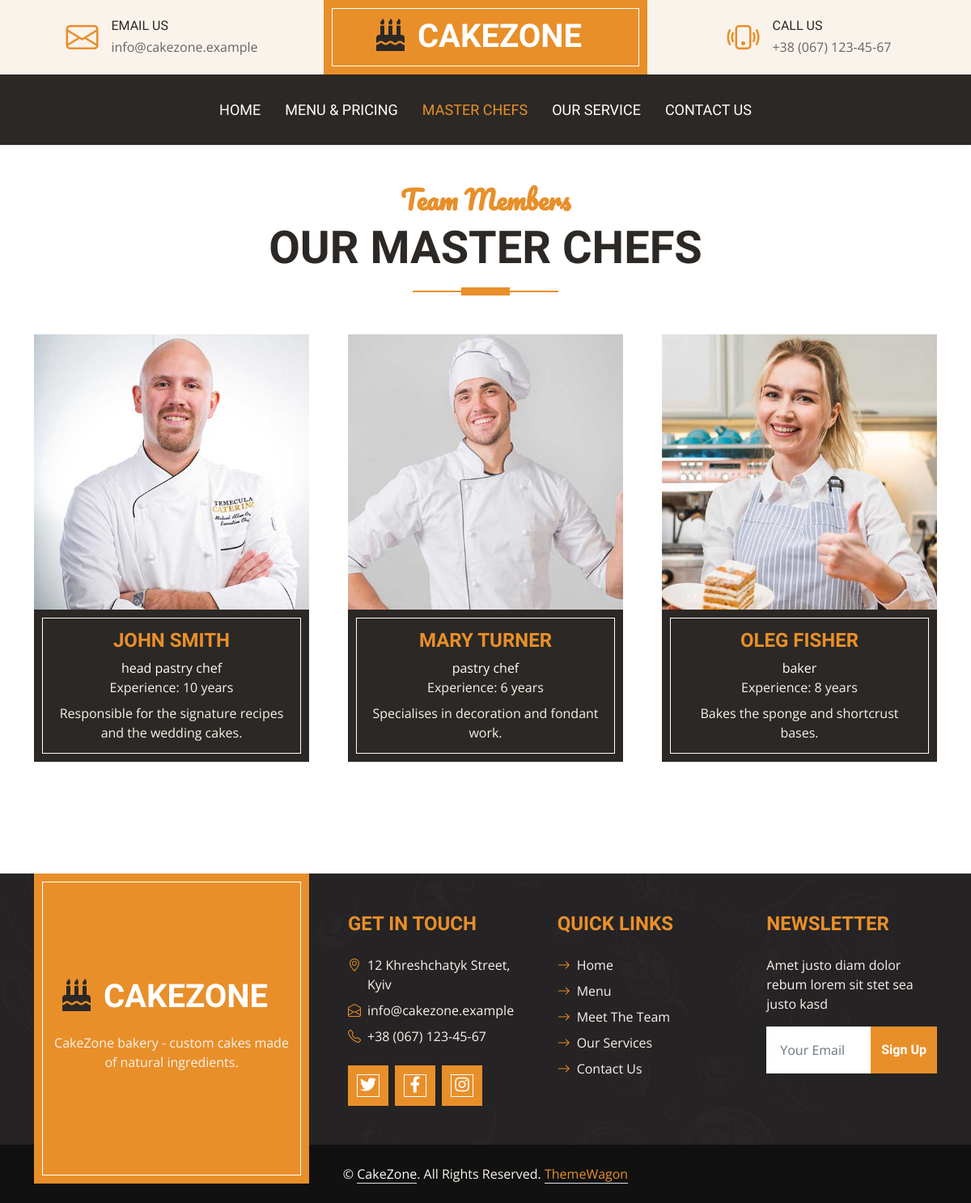
Page /team/ on the committed database.
### contact/models.py (models this page shows, shortened)
class ContactInfo(models.Model):
    office_address = models.CharField("office address", max_length=250)
    email = models.EmailField("email")
    phone = models.CharField("phone", max_length=30)
    working_hours_weekdays = models.CharField(
        "working hours on weekdays", max_length=100, blank=True, default="09:00 - 19:00"
    )
    working_hours_weekend = models.CharField(
        "working hours on weekend", max_length=100, blank=True, default="10:00 - 17:00"
    )
    facebook = models.URLField("Facebook", blank=True)
    instagram = models.URLField("Instagram", blank=True)
    twitter = models.URLField("Twitter", blank=True)
    map_embed = models.TextField("map embed code", blank=True)
    is_active = models.BooleanField("primary contact", default=True)
    updated_at = models.DateTimeField("updated at", auto_now=True)
    class Meta:
        verbose_name = "contact information"
        verbose_name_plural = "contact information"

### main/models.py (models this page shows, shortened)
class Establishment(models.Model):
    name = models.CharField("name", max_length=100, default="CakeZone")
    slogan = models.CharField("slogan", max_length=200, blank=True)
    short_description = models.CharField("short description", max_length=300, blank=True)
    description = models.TextField("description", blank=True)
    image = models.ImageField("photo", upload_to="establishment/", blank=True)
    years_of_experience = models.PositiveIntegerField("years of experience", default=0)
    cakes_baked = models.PositiveIntegerField("cakes baked", default=0)
    happy_clients = models.PositiveIntegerField("happy clients", default=0)
    master_chefs = models.PositiveIntegerField("master chefs", default=0)
    awards = models.PositiveIntegerField("awards", default=0)
    is_active = models.BooleanField("show on the site", default=True)
    updated_at = models.DateTimeField("updated at", auto_now=True)
    class Meta:
        verbose_name = "establishment"
        verbose_name_plural = "establishment"

### team/models.py (models this page shows, shortened)
class Chef(models.Model):
    full_name = models.CharField("full name", max_length=150)
    designation = models.CharField("designation", max_length=100)
    photo = models.ImageField("photo", upload_to="chefs/", blank=True)
    biography = models.TextField("biography", blank=True)
    experience_years = models.PositiveSmallIntegerField("experience, years", default=0)
    twitter = models.URLField("Twitter", blank=True)
    facebook = models.URLField("Facebook", blank=True)
    linkedin = models.URLField("LinkedIn", blank=True)
    order = models.PositiveSmallIntegerField("display order", default=0)
    is_active = models.BooleanField("show on the site", default=True)
    class Meta:
        verbose_name = "chef"
        verbose_name_plural = "chefs"
        ordering = ["order", "full_name"]

### team/views.py (the view)
# urls.py: path("", views.index, name="index"),
def index(request):
    context = {
        "chefs": Chef.objects.filter(is_active=True),
    }
    return render(request, "team/master_chefs.html", context)

### main/context_processors.py (called while the page is built)
def site_context(request):
    return {
        "site": Establishment.objects.filter(is_active=True).first(),
        "contacts": ContactInfo.objects.filter(is_active=True).first(),
        "menu_categories": Category.objects.filter(is_active=True),
    }

### team/templates/team/master_chefs.html (shortened to what this page needs)
{% extends "base.html" %}
{% load static %}
{% load i18n %}
{% block content %}
    <div class="container-fluid py-5">
        <div class="container">
            <div class="section-title position-relative text-center mx-auto mb-5 pb-3" style="max-width: 600px;">
                <h2 class="text-primary font-secondary">{% trans "Team Members" %}</h2>
                <h1 class="display-4 text-uppercase">{% trans "Our Master Chefs" %}</h1>
            </div>
            <div class="row g-5">
                {% for chef in chefs %}
                <div class="col-lg-4 col-md-6">
                    <div class="team-item">
                        <div class="position-relative overflow-hidden">
                        </div>
                        <div class="bg-dark border-inner text-center p-4">
                            <h4 class="text-uppercase text-primary">{{ chef.full_name }}</h4>
                            <p class="text-white m-0">{{ chef.designation }}</p>
                            {% if chef.experience_years %}
                                <p class="text-secondary m-0">{% trans "Experience" %}: {{ chef.experience_years }} {% trans "years" %}</p>
                            {% endif %}
                            {% if chef.biography %}
                                <p class="text-secondary mt-2 mb-0">{{ chef.biography }}</p>
                            {% endif %}
                        </div>
                    </div>
                </div>
                {% empty %}
                <div class="col-12 text-center">
                    <h4 class="text-uppercase">{% trans "No chefs have been added yet" %}</h4>
                </div>
                {% endfor %}
            </div>
        </div>
    </div>
{% endblock %}

### templates/index.html (shortened to what this page needs)
{% load static %}
{% load i18n %}
<!DOCTYPE html>
<html lang="en">
<head>
    <link href="https://cdnjs.cloudflare.com/ajax/libs/font-awesome/5.10.0/css/all.min.css" rel="stylesheet">
    <link href="https://cdn.jsdelivr.net/npm/bootstrap-icons@1.4.1/font/bootstrap-icons.css" rel="stylesheet">
    <link href="{% static 'lib/owlcarousel/assets/owl.carousel.min.css' %}" rel="stylesheet">
    <link href="{% static 'css/bootstrap.min.css' %}" rel="stylesheet">
    <link href="{% static 'css/style.css' %}" rel="stylesheet">
</head>
<body>
    <div class="container-fluid px-0 d-none d-lg-block">
        <div class="row gx-0">
            <div class="col-lg-4 text-center bg-secondary py-3">
                <div class="d-inline-flex align-items-center justify-content-center">
                    <i class="bi bi-envelope fs-1 text-primary me-3"></i>
                    <div class="text-start">
                        <h6 class="text-uppercase mb-1">{% trans "Email Us" %}</h6>
                        <span>{{ contacts.email|default:"info@example.com" }}</span>
                    </div>
                </div>
            </div>
            <div class="col-lg-4 text-center bg-primary border-inner py-3">
                <div class="d-inline-flex align-items-center justify-content-center">
                    <a href="{% url 'main:index' %}" class="navbar-brand">
                        <h1 class="m-0 text-uppercase text-white"><i class="fa fa-birthday-cake fs-1 text-dark me-3"></i>{{ site.name|default:"CakeZone" }}</h1>
                    </a>
                </div>
            </div>
            <div class="col-lg-4 text-center bg-secondary py-3">
                <div class="d-inline-flex align-items-center justify-content-center">
                    <i class="bi bi-phone-vibrate fs-1 text-primary me-3"></i>
                    <div class="text-start">
                        <h6 class="text-uppercase mb-1">{% trans "Call Us" %}</h6>
                        <span>{{ contacts.phone|default:"+012 345 6789" }}</span>
                    </div>
                </div>
            </div>
        </div>
    </div>
    <nav class="navbar navbar-expand-lg bg-dark navbar-dark shadow-sm py-3 py-lg-0 px-3 px-lg-0">
        <div class="collapse navbar-collapse" id="navbarCollapse">
            <div class="navbar-nav ms-auto mx-lg-auto py-0">
                <a href="{% url 'main:index' %}" class="nav-item nav-link{% if request.resolver_match.namespace == 'main' %} active{% endif %}">{% trans "Home" %}</a>
                <a href="{% url 'menu:index' %}" class="nav-item nav-link{% if request.resolver_match.namespace == 'menu' %} active{% endif %}">{% trans "Menu & Pricing" %}</a>
                <a href="{% url 'team:index' %}" class="nav-item nav-link{% if request.resolver_match.namespace == 'team' %} active{% endif %}">{% trans "Master Chefs" %}</a>
				<a href="{% url 'service:index' %}" class="nav-item nav-link{% if request.resolver_match.namespace == 'service' %} active{% endif %}">{% trans "Our Service" %}</a>
                <a href="{% url 'contact:index' %}" class="nav-item nav-link{% if request.resolver_match.namespace == 'contact' %} active{% endif %}">{% trans "Contact Us" %}</a>
            </div>
        </div>
    </nav>
    {% block content %}{% endblock %}
    <div class="container-fluid bg-img text-secondary" style="margin-top: 90px">
        <div class="container">
            <div class="row gx-5">
                <div class="col-lg-4 col-md-6 mb-lg-n5">
                    <div class="d-flex flex-column align-items-center justify-content-center text-center h-100 bg-primary border-inner p-4">
                        <a href="{% url 'main:index' %}" class="navbar-brand">
                            <h1 class="m-0 text-uppercase text-white"><i class="fa fa-birthday-cake fs-1 text-dark me-3"></i>{{ site.name|default:"CakeZone" }}</h1>
                        </a>
                        <p class="mt-3">{{ site.short_description|default:"CakeZone bakery - handmade cakes for any celebration." }}</p>
                    </div>
                </div>
                <div class="col-lg-8 col-md-6">
                    <div class="row gx-5">
                        <div class="col-lg-4 col-md-12 pt-5 mb-5">
                            <h4 class="text-primary text-uppercase mb-4">{% trans "Get In Touch" %}</h4>
                            <div class="d-flex mb-2">
                                <i class="bi bi-geo-alt text-primary me-2"></i>
                                <p class="mb-0">{{ contacts.office_address|default:"123 Street, New York, USA" }}</p>
                            </div>
                            <div class="d-flex mb-2">
                                <i class="bi bi-envelope-open text-primary me-2"></i>
                                <p class="mb-0">{{ contacts.email|default:"info@example.com" }}</p>
                            </div>
                            <div class="d-flex mb-2">
                                <i class="bi bi-telephone text-primary me-2"></i>
                                <p class="mb-0">{{ contacts.phone|default:"+012 345 67890" }}</p>
                            </div>
                            <div class="d-flex mt-4">
                                <a class="btn btn-lg btn-primary btn-lg-square border-inner rounded-0 me-2" href="{{ contacts.twitter|default:"#" }}"><i class="fab fa-twitter fw-normal"></i></a>
                                <a class="btn btn-lg btn-primary btn-lg-square border-inner rounded-0 me-2" href="{{ contacts.facebook|default:"#" }}"><i class="fab fa-facebook-f fw-normal"></i></a>
                                <a class="btn btn-lg btn-primary btn-lg-square border-inner rounded-0 me-2" href="{{ contacts.instagram|default:"#" }}"><i class="fab fa-instagram fw-normal"></i></a>
                            </div>
                        </div>
                        <div class="col-lg-4 col-md-12 pt-0 pt-lg-5 mb-5">
                            <h4 class="text-primary text-uppercase mb-4">{% trans "Quick Links" %}</h4>
                            <div class="d-flex flex-column justify-content-start">
                                <a class="text-secondary mb-2" href="{% url 'main:index' %}"><i class="bi bi-arrow-right text-primary me-2"></i>{% trans "Home" %}</a>
                                <a class="text-secondary mb-2" href="{% url 'menu:index' %}"><i class="bi bi-arrow-right text-primary me-2"></i>{% trans "Menu" %}</a>
                                <a class="text-secondary mb-2" href="{% url 'team:index' %}"><i class="bi bi-arrow-right text-primary me-2"></i>{% trans "Meet The Team" %}</a>
                                <a class="text-secondary mb-2" href="{% url 'service:index' %}"><i class="bi bi-arrow-right text-primary me-2"></i>{% trans "Our Services" %}</a>
                                <a class="text-secondary" href="{% url 'contact:index' %}"><i class="bi bi-arrow-right text-primary me-2"></i>{% trans "Contact Us" %}</a>
                            </div>
                        </div>
                        <div class="col-lg-4 col-md-12 pt-0 pt-lg-5 mb-5">
                            <h4 class="text-primary text-uppercase mb-4">{% trans "Newsletter" %}</h4>
                            <p>Amet justo diam dolor rebum lorem sit stet sea justo kasd</p>
                            <form action="">
                                <div class="input-group">
                                    <input type="text" class="form-control border-white p-3" placeholder="{% trans 'Your Email' %}">
                                    <button class="btn btn-primary">{% trans "Sign Up" %}</button>
                                </div>
                            </form>
                        </div>
                    </div>
                </div>
            </div>
        </div>
    </div>
    <div class="container-fluid text-secondary py-4" style="background: #111111;">
        <div class="container text-center">
            <p class="mb-0">&copy; <a class="text-white border-bottom" href="{% url 'main:index' %}">{{ site.name|default:"CakeZone" }}</a>. All Rights Reserved.
			<a class="border-bottom" href="https://themewagon.com" target="_blank">ThemeWagon</a>
        </div>
    </div>
</body>
</html>

### static/css/style.css (style rules this page uses)
:root { --primary: #E88F2A; --secondary: #FAF3EB; --light: #FFFFFF; --dark: #2B2825; }
.font-secondary { font-family: 'Pacifico', cursive; }
h1, h2, .font-weight-bold { font-weight: 700 !important; }
h3, h4, .font-weight-semi-bold { font-weight: 600 !important; }
h5, h6, .font-weight-medium { font-weight: 500 !important; }
.btn { font-family: 'Oswald', sans-serif; font-weight: 600; transition: .5s; }
.btn-primary { color: #FFFFFF; }
.border-inner { position: relative; }
.border-inner * { position: relative; z-index: 1; }
.border-inner::before { position: absolute; content: ""; top: 10px; right: 10px; bottom: 10px; left: 10px; background: none; border: 1px solid var(--light); z-index: 0; }
.btn-lg-square { width: 50px; height: 50px; }
.btn-square, .btn-sm-square, .btn-lg-square { padding-left: 0; padding-right: 0; text-align: center; }
.navbar-dark .navbar-nav .nav-link { font-family: 'Oswald', sans-serif; padding: 30px 15px; font-size: 18px; font-weight: 500; text-transform: uppercase; color: var(--light); outline: none; transition: .5s; }
.navbar-dark .navbar-nav .nav-link:hover, .navbar-dark .navbar-nav .nav-link.active { color: var(--primary); }
.section-title::before { position: absolute; content: ""; width: 60px; height: 10px; left: 50%; bottom: 0; margin-left: -30px; background: var(--primary); }
.section-title::after { position: absolute; content: ""; width: 180px; height: 2px; left: 50%; bottom: 4px; margin-left: -90px; background: var(--primary); }
.bg-img { background: linear-gradient(rgba(43, 40, 37, .5), rgba(43, 40, 37, .5)), url(../images/bg.jpg) center center no-repeat; background-size: cover; }

### rows in the picture
ContactInfo: email "info@cakezone.example", phone "+38 (067) 123-45-67", office_address "12 Khreshchatyk Street, Kyiv"
Establishment: name "CAKEZONE", short_description "CakeZone bakery - custom cakes made of natural ingredients.", name "CakeZone"
Chef: full_name "JOHN SMITH", designation "head pastry chef", experience_years "10", biography "Responsible for the signature recipes and the wedding cakes."
Chef: full_name "MARY TURNER", designation "pastry chef", experience_years "6", biography "Specialises in decoration and fondant work."
Chef: full_name "OLEG FISHER", designation "baker", experience_years "8", biography "Bakes the sponge and shortcrust bases."
